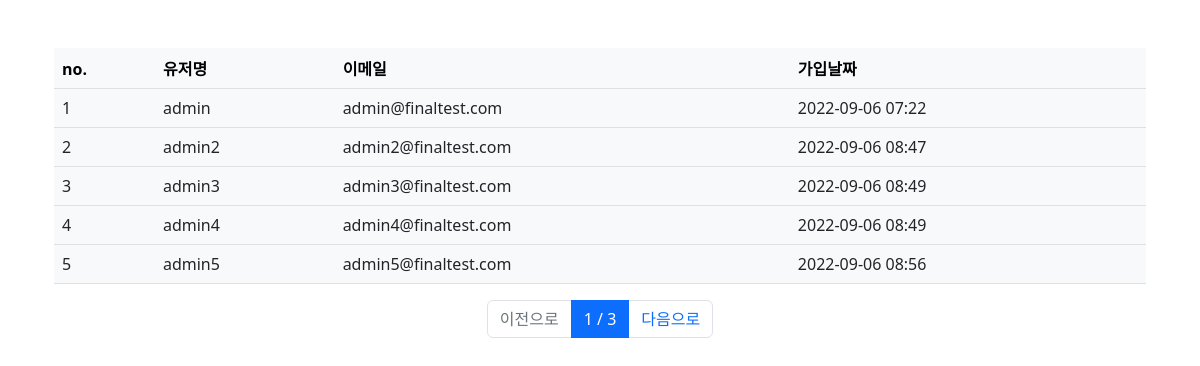
The page /users/ (signed in) on the database its author committed.
### user/models.py (models this page shows, shortened)
class User(AbstractUser):
    register_date = models.DateTimeField(auto_now_add=True, verbose_name="등록날짜")
    class Meta:
        verbose_name = "사용자"
        verbose_name_plural = "사용자"

### user/views.py (the view)
# urls.py: path("users/", user_list_view, name="user_list"),
def user_list_view(request):
    if request.user.is_authenticated is False:
        return HttpResponseRedirect("/login")
    user_list = User.objects.all().order_by("register_date")
    page = int(request.GET.get('page', 1))
    paginator = Paginator(user_list, 5)
    try:
        users = paginator.page(page)
    except PageNotAnInteger:
        users = paginator.gage(1)
    except EmptyPage:
        users = paginator.page(paginator.num_pages)
    return render(request, "users.html", {"users": users})

### templates/users.html (shortened to what this page needs)
{% extends 'base.html' %}
{% block content %}
  <div class="container">
    <div class="row mt-5">
      <div class="col-12">
        <table class="table table-light">
          <thead class="thead-light">
            <tr>
              <th scope="col">no.</th>
              <th scope="col">유저명</th>
              <th scope="col">이메일</th>
              <th scope="col">가입날짜</th>
            </tr>
          </thead>
          <tbody class="text-dark">
            {% for user in users %}
            <tr>
              <td scope="row">{{ user.id }}</td>
              <td>{{ user.username }}</td>
              <td>{{ user.email }}</td>
              <td>{{ user.register_date|date:'Y-m-d H:i' }}</td>
            </tr>
            {% endfor %}
          </tbody>
        </table>
      </div>
    </div>
    <nav>
      <ul class="pagination justify-content-center">
        {% if users.has_previous %}
        <li class="page-item">
          <a class="page-link" href="?page={{ users.previous_page_number }}">이전으로</a>
        </li>
        {% else %}
        <li class="page-item disabled">
          <a class="page-link" href="#">이전으로</a>
        </li>
        {% endif %}
        <li class="page-item active">
          <a class="page-link" href="#">{{ users.number }} / {{ users.paginator.num_pages }}</a>
        </li>
        {% if users.has_next %}
        <li class="page-item">
          <a class="page-link" href="?page={{ users.next_page_number }}">다음으로</a>
        {% else %}
        <li class="page-item disabled">
          <a class="page-link disabled" href="#">다음으로</a>
        {% endif %}
        </li>
      </ul>
    </nav>
  </div>
{% endblock %}

### templates/base.html (shortened to what this page needs)
<html>
<head>
  <link href="https://cdn.jsdelivr.net/npm/bootstrap@5.2.0/dist/css/bootstrap.min.css" rel="stylesheet">
</head>
<body>
  <div class="container">
    {% block content %}
    {% endblock %}
  </div>
</body>
</html>

### rows shown on the page
User: id "1", username "admin", email "admin@finaltest.com", register_date "2022-09-06 07:22"
User: id "2", username "admin2", email "admin2@finaltest.com", register_date "2022-09-06 08:47"
User: id "3", username "admin3", email "admin3@finaltest.com", register_date "2022-09-06 08:49"
User: id "4", username "admin4", email "admin4@finaltest.com", register_date "2022-09-06 08:49"
User: id "5", username "admin5", email "admin5@finaltest.com", register_date "2022-09-06 08:56"

### other values the page prints
{{ users.number }} "1"
{{ users.paginator.num_pages }} "3"
